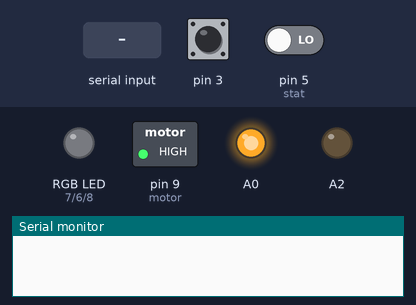
A sketch run on a simulated Arduino Uno, built with avr-gcc and run on an emulated ATmega328P. Shown: switched loads named in the sketch (green lamp = pin HIGH), an RGB LED mixed from three pins (HIGH = lit), output pins drawn as LEDs (lit = HIGH), the last lines printed to the serial monitor. Inputs (shaded band) come from the test bench; at power-on: pin 3 HIGH, pin 5 (stat) LOW.

Above: at 0.3 s.
At 2.8 s:
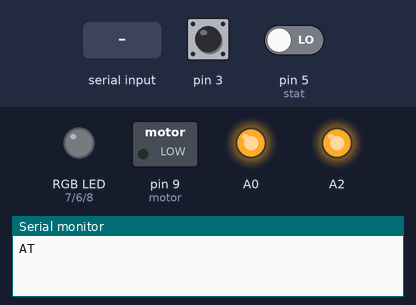
2.9 s: "1" received over Serial
At 30.1 s:
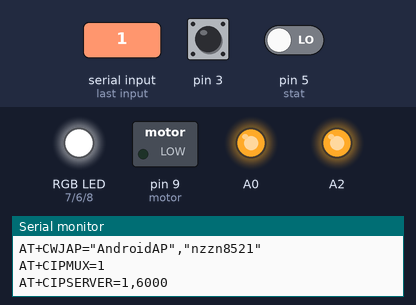
Timing chart, 0 to 30.8 s (numbered marks = the images above; inputs shaded):
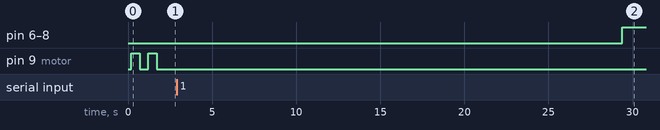

Measured:
- after the input at 2.9 s, pin 6 (G), pin 7 (R), pin 8 (B): LOW → HIGH after 26.5 s instead of 25.6 s

The sketch:

RedCross.ino
```cpp
//Includes
//#include<SoftwareSerial.h>
#include<EnableInterrupt.h>


//SoftwareSerial debugPort(11,12);

int R = 7, G = 6, B = 8, motor=9, flag = 0, led = 4, stat=5,count=0, rec=0;
boolean charging, debug;
volatile int state = HIGH;

int recvCount=0;

void setup()
{
  pinMode(A0,OUTPUT);

  digitalWrite(A0,HIGH);

  pinMode(R, OUTPUT);
  digitalWrite(R,LOW);
  pinMode(G, OUTPUT);
  digitalWrite(G,LOW);
  pinMode(B, OUTPUT);
  digitalWrite(B,LOW);

  pinMode(A2,OUTPUT);
  pinMode(motor,OUTPUT);
  digitalWrite(A2,LOW);


  //Enabling Interrupts
  enableInterrupt(6, charger, CHANGE);
  enableInterrupt(3, button, FALLING);


//initializing charging state on boot
if(digitalRead(stat) == HIGH)
  	charging = false;
else
  	charging = true;

//Initializing ESP8266 baud rates
Serial.begin(9600);
Serial.flush();

//debugPort.begin(9600);
//debugPort.flush();

  delay(200);
  toggleLed();
      delay(100);


  if(connectWifi())
  {
     digitalWrite(LOW,B);
     digitalWrite(HIGH,R);
     digitalWrite(HIGH,G);    //BLUE
     delay(2000);
  }
  else
  {
     digitalWrite(HIGH,B);
     digitalWrite(HIGH,R);
     digitalWrite(HIGH,G);    //OFF
     delay(2000);
  }
}

void loop()
{


  if(state){
    digitalWrite(A2,HIGH);    //CH_PD pin, enable ESP
    digitalWrite(R,HIGH);
  digitalWrite(G,HIGH);
  digitalWrite(B,HIGH);
   // digitalWrite(9,HIGH);
  }
  else{
    //Switching OFF device
   digitalWrite(A2,LOW);    //CH_PD pin, disable ESP
   digitalWrite(4,LOW);    //switching off Red LED
   digitalWrite(9,LOW);     //switching OFF motor
  digitalWrite(R, ~state);
  digitalWrite(G, ~state);
  digitalWrite(B, ~state);  //switching off RGB LED

  }

	if(charging)
	{
		digitalWrite(4,HIGH);
	}
	else
	{
		digitalWrite(4,LOW);
	}

  count = 0;
  if(Serial.available())
   {
    if(Serial.find("IPD"))
    {
      rec++;
      digitalWrite(R,HIGH);
      digitalWrite(G,HIGH);
      digitalWrite(B,LOW);
      delay(1000);
      digitalWrite(R,HIGH);
      digitalWrite(G,HIGH);
      digitalWrite(B,HIGH);
    }
   }
      if(rec%2 == 1)
      {
                digitalWrite(A0,LOW);
      delay(200);
     digitalWrite(A0,HIGH);
      delay(400);
     digitalWrite(A0,LOW);
      delay(90);
     digitalWrite(A0,HIGH);
     delay(400);
             digitalWrite(A0,LOW);
      delay(90);
     digitalWrite(A0,HIGH);
      delay(400);
      }

    Serial.flush();


}

//ISRs

void button(){
 state = ~state;
}

void charger(){
 charging = ~charging;
}

int connectWifi(){
     flag = 0;

     //Enable ESP
     digitalWrite(A2,HIGH);    //CH_PD pin, enable ESP
     delay(200);

     Serial.print("AT\r\n");
     if(Serial.find("OK")){
     flag++;
     }

     Serial.print("AT+RST\r\n");
     if(Serial.find("OK") || Serial.find("ready")){
     flag++;
     }

      Serial.print("AT+CWMODE=1\r\n");
      delay(1000);
      flag++;

      Serial.print("AT+CWJAP=\"AndroidAP\",\"nzzn8521\"\r\n");
      count = 0;

      while(count < 10){
        if(Serial.find("OK")){
        flag++;
        break;
        }
        else
        count++;
      }


      Serial.print("AT+CIPMUX=1\r\n");
      delay(500);
      flag++;

      Serial.print("AT+CIPSERVER=1,6000\r\n");
      count = 0;

      while(count < 10){
        if(Serial.find("OK")){
        flag++;
        break;
        }
        else
        count++;
      }


      if(flag == 6)
      return true;
      else
      return false;

}

void toggleLed(){
        digitalWrite(led,HIGH);
        digitalWrite(9,HIGH);
      delay(500);
     digitalWrite(led,LOW);
      digitalWrite(9,LOW);
      delay(500);
     digitalWrite(led,HIGH);
     digitalWrite(9,HIGH);
      delay(500);
     digitalWrite(led,LOW);
     digitalWrite(9,LOW);
}

void playSeq(){
           digitalWrite(led,HIGH);
           digitalWrite(9,HIGH);
      delay(2500);
     digitalWrite(led,LOW);
     digitalWrite(9,LOW);
      delay(500);
     digitalWrite(led,HIGH);
     digitalWrite(9,HIGH);
      delay(2500);
     digitalWrite(led,LOW);
     digitalWrite(9,LOW);
}
```
